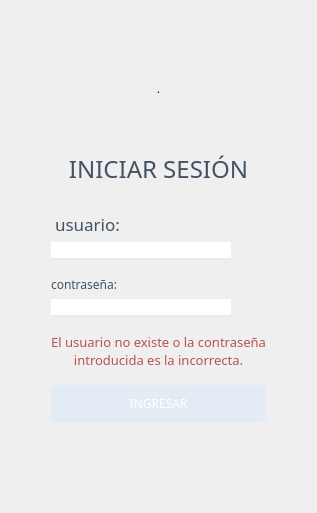
      <widget class="QWidget" name="login">
       <property name="styleSheet">
        <string notr="true">
#logo{
	margin-bottom: 20px;
}

#usuarioLabel{
	margin-top: 20px;
color: #425364;

}

#contrasenaLabel{
	color: #425364;
}

#iniciarSesionLabel{
	color: red;
}

QLineEdit{
	outline: none;
	border: none;
	border-bottom: 2px solid #E3EBF5;
	margin-bottom: 10px;
	width: 180px;
}


#errorLoginLabel{
	margin-bottom: 10px;
	color: #B6534E;
}

#ingresaButton{
	border-radius: 5px;
	color: white;
	padding: 10;
	border : 0px solid white;
}

#ingresaButton:disabled{
	background-color: #E3EBF5;
}

#ingresaButton:enabled{
	background-color: #A3C670;
}</string>
       </property>
       <layout class="QHBoxLayout" name="horizontalLayout_17">
        <item>
         <spacer name="horizontalSpacer_6">
          <property name="orientation">
           <enum>Qt::Horizontal</enum>
          </property>
          <property name="sizeHint" stdset="0">
           <size>
            <width>40</width>
            <height>20</height>
           </size>
          </property>
         </spacer>
        </item>
        <item>
         <layout class="QVBoxLayout" name="verticalLayout_7">
          <item>
           <spacer name="verticalSpacer_2">
            <property name="orientation">
             <enum>Qt::Vertical</enum>
            </property>
            <property name="sizeHint" stdset="0">
             <size>
              <width>20</width>
              <height>40</height>
             </size>
            </property>
           </spacer>
          </item>
          <item>
           <widget class="QLabel" name="logo">
            <property name="sizePolicy">
             <sizepolicy hsizetype="Preferred" vsizetype="Preferred">
              <horstretch>0</horstretch>
              <verstretch>0</verstretch>
             </sizepolicy>
            </property>
            <property name="minimumSize">
             <size>
              <width>10</width>
              <height>95</height>
             </size>
            </property>
            <property name="maximumSize">
             <size>
              <width>16777215</width>
              <height>95</height>
             </size>
            </property>
            <property name="baseSize">
             <size>
              <width>0</width>
              <height>95</height>
             </size>
            </property>
            <property name="layoutDirection">
             <enum>Qt::LeftToRight</enum>
            </property>
            <property name="text">
             <string>.</string>
            </property>
            <property name="alignment">
             <set>Qt::AlignCenter</set>
            </property>
           </widget>
          </item>
          <item>
           <widget class="QLabel" name="iniciarsesionLabel">
            <property name="font">
             <font>
              <family>Montserrat</family>
              <pointsize>18</pointsize>
             </font>
            </property>
            <property name="styleSheet">
             <string notr="true">color: #425364;</string>
            </property>
            <property name="text">
             <string>INICIAR SESIÓN</string>
            </property>
            <property name="alignment">
             <set>Qt::AlignCenter</set>
            </property>
           </widget>
          </item>
          <item>
           <widget class="QLabel" name="usuarioLabel">
            <property name="font">
             <font>
              <family>Raleway</family>
              <pointsize>13</pointsize>
             </font>
            </property>
            <property name="text">
             <string>usuario:</string>
            </property>
           </widget>
          </item>
          <item>
           <widget class="QLineEdit" name="usuarioLineEdit">
            <property name="maximumSize">
             <size>
              <width>180</width>
              <height>200</height>
             </size>
            </property>
            <property name="styleSheet">
             <string notr="true"/>
            </property>
           </widget>
          </item>
          <item>
           <widget class="QLabel" name="contrasenaLabel">
            <property name="font">
             <font>
              <family>Raleway</family>
             </font>
            </property>
            <property name="text">
             <string>contraseña:</string>
            </property>
           </widget>
          </item>
          <item>
           <widget class="QLineEdit" name="contrasenaLineEdit">
            <property name="maximumSize">
             <size>
              <width>180</width>
              <height>16777215</height>
             </size>
            </property>
            <property name="echoMode">
             <enum>QLineEdit::Password</enum>
            </property>
           </widget>
          </item>
          <item>
           <widget class="QLabel" name="errorLoginLabel">
            <property name="font">
             <font>
              <family>Raleway</family>
              <pointsize>10</pointsize>
             </font>
            </property>
            <property name="text">
             <string>El usuario no existe o la contraseña 
introducida es la incorrecta.</string>
            </property>
            <property name="alignment">
             <set>Qt::AlignCenter</set>
            </property>
           </widget>
          </item>
          <item>
           <widget class="QPushButton" name="ingresaButton">
            <property name="enabled">
             <bool>false</bool>
            </property>
            <property name="font">
             <font>
              <family>Montserrat</family>
              <weight>50</weight>
              <bold>false</bold>
             </font>
            </property>
            <property name="text">
             <string>INGRESAR</string>
            </property>
            <property name="shortcut">
             <string>Return</string>
            </property>
            <property name="autoDefault">
             <bool>false</bool>
            </property>
            <property name="default">
             <bool>false</bool>
            </property>
           </widget>
          </item>
          <item>
           <spacer name="verticalSpacer_4">
            <property name="orientation">
             <enum>Qt::Vertical</enum>
            </property>
            <property name="sizeHint" stdset="0">
             <size>
              <width>20</width>
              <height>40</height>
             </size>
            </property>
           </spacer>
          </item>
          <item>
           <spacer name="verticalSpacer_3">
            <property name="orientation">
             <enum>Qt::Vertical</enum>
            </property>
            <property name="sizeHint" stdset="0">
             <size>
              <width>20</width>
              <height>40</height>
             </size>
            </property>
           </spacer>
          </item>
         </layout>
        </item>
        <item>
         <spacer name="horizontalSpacer_7">
          <property name="orientation">
           <enum>Qt::Horizontal</enum>
          </property>
          <property name="sizeHint" stdset="0">
           <size>
            <width>40</width>
            <height>20</height>
           </size>
          </property>
         </spacer>
        </item>
       </layout>
      </widget>
